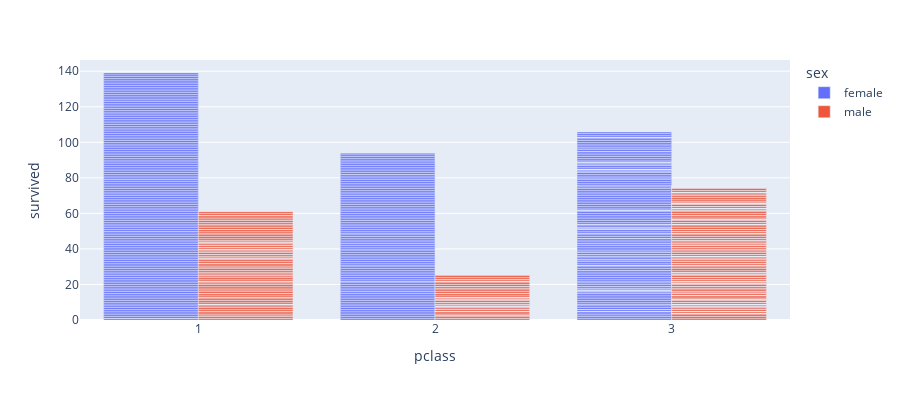

The notebook cell this image was saved under:
### Markdown cell above
## Above we have construted a bar chart to show the number of survivors based on their class on the titanic, whether that be first, second or third.

### Code cell
fig2 = px.bar(titanic, x="pclass", y="survived", barmode = 'group', color = 'sex',
             height=400)
fig2.show()

### Figure 1 — Plotly figure (JSON) as saved in the notebook; plotly's stock layout.template omitted (floating-point values rounded to 4 significant figures; data arrays with more than 128 entries replaced by an {"elided": "..."} marker saying what was removed)
{"data": [{"alignmentgroup": "True", "hovertemplate": "sex=female<br>pclass=%{x}<br>survived=%{y}<extra></extra>", "legendgroup": "female", "marker": {"color": "#636efa", "pattern": {"shape": ""}}, "name": "female", "offsetgroup": "female", "orientation": "v", "showlegend": true, "textposition": "auto", "type": "bar", "x": {"elided": "466 int values"}, "xaxis": "x", "y": {"elided": "466 int values"}, "yaxis": "y"}, {"alignmentgroup": "True", "hovertemplate": "sex=male<br>pclass=%{x}<br>survived=%{y}<extra></extra>", "legendgroup": "male", "marker": {"color": "#EF553B", "pattern": {"shape": ""}}, "name": "male", "offsetgroup": "male", "orientation": "v", "showlegend": true, "textposition": "auto", "type": "bar", "x": {"elided": "843 int values"}, "xaxis": "x", "y": {"elided": "843 int values"}, "yaxis": "y"}], "layout": {"barmode": "group", "height": 400, "legend": {"title": {"text": "sex"}, "tracegroupgap": 0}, "margin": {"t": 60}, "xaxis": {"anchor": "y", "domain": [0, 1], "title": {"text": "pclass"}}, "yaxis": {"anchor": "x", "domain": [0, 1], "title": {"text": "survived"}}}}
